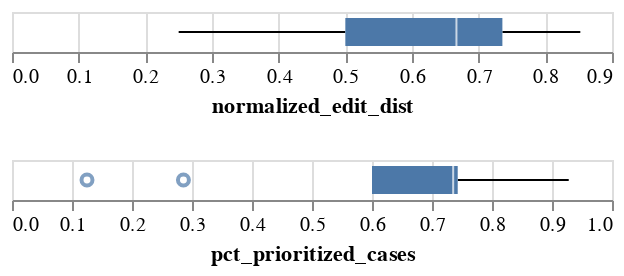

Write notebook code for a chart like this one.
### Markdown cell above
### Identify resources with the most significantly different case ordering

### Code cell
alt.vconcat(
    alt.Chart(res_order_edit_dist).mark_boxplot().encode(
        x=alt.X('normalized_edit_dist')
    ),
    alt.Chart(res_order_edit_dist).mark_boxplot().encode(
        x=alt.X('pct_prioritized_cases')
    )
)

### Figure 1 — Vega specification as saved in the notebook (floating-point values rounded to 4 significant figures)
{"$schema": "https://vega.github.io/schema/vega/v5.json", "data": [{"name": "source_0"}, {"name": "data_0"}, {"name": "data_1", "values": []}, {"name": "data_2"}, {"name": "data_3", "values": [{"lower_box_normalized_edit_dist": 0.5, "lower_whisker_normalized_edit_dist": 0.25, "upper_whisker_normalized_edit_dist": 0.8525}]}, {"name": "data_4", "values": [{"lower_whisker_normalized_edit_dist": 0.25, "upper_box_normalized_edit_dist": 0.7356, "upper_whisker_normalized_edit_dist": 0.8525}]}, {"name": "data_5"}, {"name": "data_6", "values": [{"pct_prioritized_cases": 0.125}, {"pct_prioritized_cases": 0.2857}]}, {"name": "data_7"}, {"name": "data_8", "values": [{"lower_box_pct_prioritized_cases": 0.6, "lower_whisker_pct_prioritized_cases": 0.6, "upper_whisker_pct_prioritized_cases": 0.9279}]}, {"name": "data_9", "values": [{"lower_whisker_pct_prioritized_cases": 0.6, "upper_box_pct_prioritized_cases": 0.7429, "upper_whisker_pct_prioritized_cases": 0.9279}]}, {"name": "data_10"}, {"name": "data_11", "values": [{"lower_box_pct_prioritized_cases": 0.6, "max_pct_prioritized_cases": 0.9279, "mid_box_pct_prioritized_cases": 0.7353, "min_pct_prioritized_cases": 0.125, "upper_box_pct_prioritized_cases": 0.7429}]}, {"name": "data_12", "values": [{"lower_box_pct_prioritized_cases": 0.6, "max_pct_prioritized_cases": 0.9279, "mid_box_pct_prioritized_cases": 0.7353, "min_pct_prioritized_cases": 0.125, "upper_box_pct_prioritized_cases": 0.7429}]}, {"name": "data_13", "values": [{"lower_box_normalized_edit_dist": 0.5, "max_normalized_edit_dist": 0.8525, "mid_box_normalized_edit_dist": 0.6667, "min_normalized_edit_dist": 0.25, "upper_box_normalized_edit_dist": 0.7356}]}, {"name": "data_14", "values": [{"lower_box_normalized_edit_dist": 0.5, "max_normalized_edit_dist": 0.8525, "mid_box_normalized_edit_dist": 0.6667, "min_normalized_edit_dist": 0.25, "upper_box_normalized_edit_dist": 0.7356}]}], "signals": [{"name": "childHeight", "value": 20}], "marks": [{"type": "group", "name": "concat_0_group", "encode": {"update": {"width": {"signal": "width"}, "height": {"signal": "childHeight"}}}, "signals": [{"name": "height", "update": "childHeight"}], "marks": [{"type": "symbol", "name": "concat_0_layer_0_layer_0_marks", "from": {"data": "data_1"}, "encode": {"update": {"y": {"signal": "childHeight", "mult": 0.5}, "stroke": {"value": "#4c78a8"}, "fill": {"value": "transparent"}, "ariaRoleDescription": {"value": "point"}, "opacity": {"value": 0.7}, "description": {"signal": "\"normalized_edit_dist: \" + (format(datum[\"normalized_edit_dist\"], \"\"))"}, "x": {"field": "normalized_edit_dist", "scale": "concat_0_x"}}}, "style": ["point", "boxplot-outliers"]}, {"type": "rule", "name": "concat_0_layer_0_layer_1_layer_0_marks", "from": {"data": "data_3"}, "encode": {"update": {"stroke": {"value": "black"}, "x2": {"field": "lower_box_normalized_edit_dist", "scale": "concat_0_x"}, "tooltip": {"signal": "{\"Upper Whisker of normalized_edit_dist\": format(datum[\"upper_whisker_normalized_edit_dist\"], \"\"), \"Lower Whisker of normalized_edit_dist\": format(datum[\"lower_whisker_normalized_edit_dist\"], \"\")}"}, "y": {"signal": "childHeight", "mult": 0.5}, "x": {"field": "lower_whisker_normalized_edit_dist", "scale": "concat_0_x"}}}, "style": ["rule", "boxplot-rule"], "aria": false}, {"type": "rule", "name": "concat_0_layer_0_layer_1_layer_1_marks", "from": {"data": "data_4"}, "encode": {"update": {"stroke": {"value": "black"}, "y": {"signal": "childHeight", "mult": 0.5}, "x": {"field": "upper_box_normalized_edit_dist", "scale": "concat_0_x"}, "tooltip": {"signal": "{\"Upper Whisker of normalized_edit_dist\": format(datum[\"upper_whisker_normalized_edit_dist\"], \"\"), \"Lower Whisker of normalized_edit_dist\": format(datum[\"lower_whisker_normalized_edit_dist\"], \"\")}"}, "x2": {"field": "upper_whisker_normalized_edit_dist", "scale": "concat_0_x"}}}, "aria": false, "style": ["rule", "boxplot-rule"]}, {"type": "rect", "name": "concat_0_layer_1_layer_0_marks", "from": {"data": "data_13"}, "encode": {"update": {"height": {"value": 14}, "description": {"signal": "\"normalized_edit_dist: \" + (format(datum[\"lower_box_normalized_edit_dist\"], \"\")) + \"; upper_box_normalized_edit_dist: \" + (format(datum[\"upper_box_normalized_edit_dist\"], \"\")) + \"; Max of normalized_edit_dist: \" + (format(datum[\"max_normalized_edit_dist\"], \"\")) + \"; Q3 of normalized_edit_dist: \" + (format(datum[\"upper_box_normalized_edit_dist\"], \"\")) + \"; Median of normalized_edit_dist: \" + (format(datum[\"mid_box_normalized_edit_dist\"], \"\")) + \"; Q1 of normalized_edit_dist: \" + (format(datum[\"lower_box_normalized_edit_dist\"], \"\")) + \"; Min of normalized_edit_dist: \" + (format(datum[\"min_normalized_edit_dist\"], \"\"))"}, "tooltip": {"signal": "{\"Max of normalized_edit_dist\": format(datum[\"max_normalized_edit_dist\"], \"\"), \"Q3 of normalized_edit_dist\": format(datum[\"upper_box_normalized_edit_dist\"], \"\"), \"Median of normalized_edit_dist\": format(datum[\"mid_box_normalized_edit_dist\"], \"\"), \"Q1 of normalized_edit_dist\": format(datum[\"lower_box_normalized_edit_dist\"], \"\"), \"Min of normalized_edit_dist\": format(datum[\"min_normalized_edit_dist\"], \"\")}"}, "x": {"field": "lower_box_normalized_edit_dist", "scale": "concat_0_x"}, "x2": {"field": "upper_box_normalized_edit_dist", "scale": "concat_0_x"}, "yc": {"signal": "childHeight", "mult": 0.5}, "ariaRoleDescription": {"value": "box"}, "fill": {"value": "#4c78a8"}}}, "style": ["bar", "boxplot-box"]}, {"type": "rect", "name": "concat_0_layer_1_layer_1_marks", "from": {"data": "data_14"}, "encode": {"update": {"opacity": {"value": 0.7}, "xc": {"field": "mid_box_normalized_edit_dist", "scale": "concat_0_x"}, "height": {"value": 14}, "fill": {"value": "white"}, "yc": {"signal": "childHeight", "mult": 0.5}, "width": {"value": 1}, "tooltip": {"signal": "{\"Max of normalized_edit_dist\": format(datum[\"max_normalized_edit_dist\"], \"\"), \"Q3 of normalized_edit_dist\": format(datum[\"upper_box_normalized_edit_dist\"], \"\"), \"Median of normalized_edit_dist\": format(datum[\"mid_box_normalized_edit_dist\"], \"\"), \"Q1 of normalized_edit_dist\": format(datum[\"lower_box_normalized_edit_dist\"], \"\"), \"Min of normalized_edit_dist\": format(datum[\"min_normalized_edit_dist\"], \"\")}"}}}, "style": ["tick", "boxplot-median"], "aria": false}], "axes": [{"scale": "concat_0_x", "grid": true, "tickCount": {"signal": "ceil(width/40)"}, "zindex": 0, "labels": false, "maxExtent": 0, "orient": "bottom", "domain": false, "minExtent": 0, "ticks": false, "aria": false}, {"scale": "concat_0_x", "labelOverlap": true, "tickCount": {"signal": "ceil(width/40)"}, "orient": "bottom", "zindex": 0, "labelFlush": true, "title": "normalized_edit_dist", "grid": false}], "style": "cell"}, {"type": "group", "name": "concat_1_group", "encode": {"update": {"height": {"signal": "childHeight"}, "width": {"signal": "width"}}}, "signals": [{"name": "height", "update": "childHeight"}], "marks": [{"type": "symbol", "name": "concat_1_layer_0_layer_0_marks", "from": {"data": "data_6"}, "encode": {"update": {"y": {"signal": "childHeight", "mult": 0.5}, "stroke": {"value": "#4c78a8"}, "description": {"signal": "\"pct_prioritized_cases: \" + (format(datum[\"pct_prioritized_cases\"], \"\"))"}, "fill": {"value": "transparent"}, "x": {"field": "pct_prioritized_cases", "scale": "concat_1_x"}, "ariaRoleDescription": {"value": "point"}, "opacity": {"value": 0.7}}}, "style": ["point", "boxplot-outliers"]}, {"type": "rule", "name": "concat_1_layer_0_layer_1_layer_0_marks", "from": {"data": "data_8"}, "encode": {"update": {"x": {"field": "lower_whisker_pct_prioritized_cases", "scale": "concat_1_x"}, "stroke": {"value": "black"}, "x2": {"field": "lower_box_pct_prioritized_cases", "scale": "concat_1_x"}, "y": {"signal": "childHeight", "mult": 0.5}, "tooltip": {"signal": "{\"Upper Whisker of pct_prioritized_cases\": format(datum[\"upper_whisker_pct_prioritized_cases\"], \"\"), \"Lower Whisker of pct_prioritized_cases\": format(datum[\"lower_whisker_pct_prioritized_cases\"], \"\")}"}}}, "style": ["rule", "boxplot-rule"], "aria": false}, {"type": "rule", "name": "concat_1_layer_0_layer_1_layer_1_marks", "from": {"data": "data_9"}, "encode": {"update": {"stroke": {"value": "black"}, "tooltip": {"signal": "{\"Upper Whisker of pct_prioritized_cases\": format(datum[\"upper_whisker_pct_prioritized_cases\"], \"\"), \"Lower Whisker of pct_prioritized_cases\": format(datum[\"lower_whisker_pct_prioritized_cases\"], \"\")}"}, "y": {"signal": "childHeight", "mult": 0.5}, "x": {"field": "upper_box_pct_prioritized_cases", "scale": "concat_1_x"}, "x2": {"field": "upper_whisker_pct_prioritized_cases", "scale": "concat_1_x"}}}, "style": ["rule", "boxplot-rule"], "aria": false}, {"type": "rect", "name": "concat_1_layer_1_layer_0_marks", "from": {"data": "data_11"}, "encode": {"update": {"x": {"field": "lower_box_pct_prioritized_cases", "scale": "concat_1_x"}, "height": {"value": 14}, "tooltip": {"signal": "{\"Max of pct_prioritized_cases\": format(datum[\"max_pct_prioritized_cases\"], \"\"), \"Q3 of pct_prioritized_cases\": format(datum[\"upper_box_pct_prioritized_cases\"], \"\"), \"Median of pct_prioritized_cases\": format(datum[\"mid_box_pct_prioritized_cases\"], \"\"), \"Q1 of pct_prioritized_cases\": format(datum[\"lower_box_pct_prioritized_cases\"], \"\"), \"Min of pct_prioritized_cases\": format(datum[\"min_pct_prioritized_cases\"], \"\")}"}, "fill": {"value": "#4c78a8"}, "description": {"signal": "\"pct_prioritized_cases: \" + (format(datum[\"lower_box_pct_prioritized_cases\"], \"\")) + \"; upper_box_pct_prioritized_cases: \" + (format(datum[\"upper_box_pct_prioritized_cases\"], \"\")) + \"; Max of pct_prioritized_cases: \" + (format(datum[\"max_pct_prioritized_cases\"], \"\")) + \"; Q3 of pct_prioritized_cases: \" + (format(datum[\"upper_box_pct_prioritized_cases\"], \"\")) + \"; Median of pct_prioritized_cases: \" + (format(datum[\"mid_box_pct_prioritized_cases\"], \"\")) + \"; Q1 of pct_prioritized_cases: \" + (format(datum[\"lower_box_pct_prioritized_cases\"], \"\")) + \"; Min of pct_prioritized_cases: \" + (format(datum[\"min_pct_prioritized_cases\"], \"\"))"}, "yc": {"signal": "childHeight", "mult": 0.5}, "x2": {"field": "upper_box_pct_prioritized_cases", "scale": "concat_1_x"}, "ariaRoleDescription": {"value": "box"}}}, "style": ["bar", "boxplot-box"]}, {"type": "rect", "name": "concat_1_layer_1_layer_1_marks", "from": {"data": "data_12"}, "encode": {"update": {"opacity": {"value": 0.7}, "tooltip": {"signal": "{\"Max of pct_prioritized_cases\": format(datum[\"max_pct_prioritized_cases\"], \"\"), \"Q3 of pct_prioritized_cases\": format(datum[\"upper_box_pct_prioritized_cases\"], \"\"), \"Median of pct_prioritized_cases\": format(datum[\"mid_box_pct_prioritized_cases\"], \"\"), \"Q1 of pct_prioritized_cases\": format(datum[\"lower_box_pct_prioritized_cases\"], \"\"), \"Min of pct_prioritized_cases\": format(datum[\"min_pct_prioritized_cases\"], \"\")}"}, "xc": {"field": "mid_box_pct_prioritized_cases", "scale": "concat_1_x"}, "yc": {"signal": "childHeight", "mult": 0.5}, "fill": {"value": "white"}, "height": {"value": 14}, "width": {"value": 1}}}, "style": ["tick", "boxplot-median"], "aria": false}], "axes": [{"scale": "concat_1_x", "labels": false, "domain": false, "minExtent": 0, "aria": false, "grid": true, "zindex": 0, "orient": "bottom", "ticks": false, "maxExtent": 0, "tickCount": {"signal": "ceil(width/40)"}}, {"scale": "concat_1_x", "zindex": 0, "orient": "bottom", "labelFlush": true, "tickCount": {"signal": "ceil(width/40)"}, "grid": false, "title": "pct_prioritized_cases", "labelOverlap": true}], "style": "cell"}], "scales": [{"name": "concat_0_x", "type": "linear", "domain": {"fields": [{"data": "data_1", "field": "normalized_edit_dist"}, {"data": "data_3", "field": "lower_whisker_normalized_edit_dist"}, {"data": "data_3", "field": "lower_box_normalized_edit_dist"}, {"data": "data_4", "field": "upper_box_normalized_edit_dist"}, {"data": "data_4", "field": "upper_whisker_normalized_edit_dist"}, {"data": "data_13", "field": "lower_box_normalized_edit_dist"}, {"data": "data_13", "field": "upper_box_normalized_edit_dist"}, {"data": "data_14", "field": "mid_box_normalized_edit_dist"}]}, "range": [0, {"signal": "width"}], "nice": true, "zero": true}, {"name": "concat_1_x", "type": "linear", "domain": {"fields": [{"data": "data_6", "field": "pct_prioritized_cases"}, {"data": "data_8", "field": "lower_whisker_pct_prioritized_cases"}, {"data": "data_8", "field": "lower_box_pct_prioritized_cases"}, {"data": "data_9", "field": "upper_box_pct_prioritized_cases"}, {"data": "data_9", "field": "upper_whisker_pct_prioritized_cases"}, {"data": "data_11", "field": "lower_box_pct_prioritized_cases"}, {"data": "data_11", "field": "upper_box_pct_prioritized_cases"}, {"data": "data_12", "field": "mid_box_pct_prioritized_cases"}]}, "range": [0, {"signal": "width"}], "nice": true, "zero": true}], "layout": {"padding": 20, "columns": 1, "bounds": "full", "align": "each"}, "width": 300, "padding": 5, "background": "white"}
